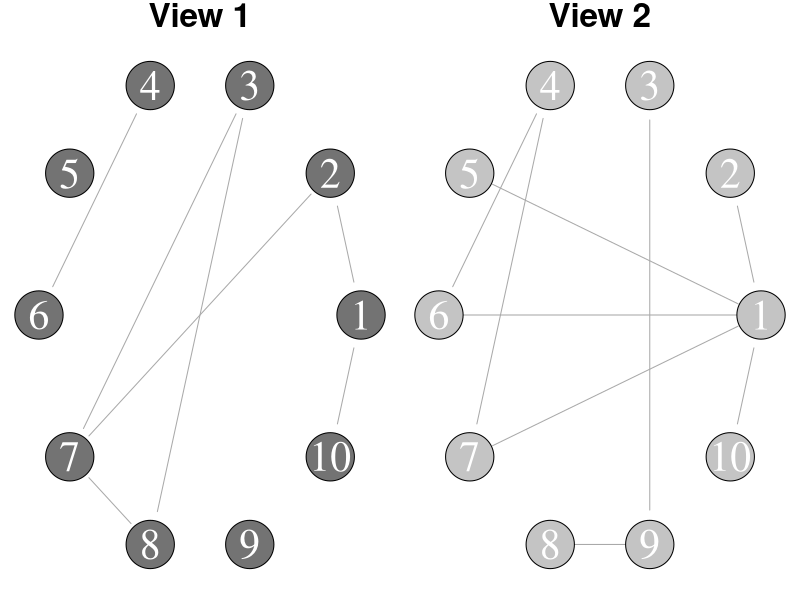
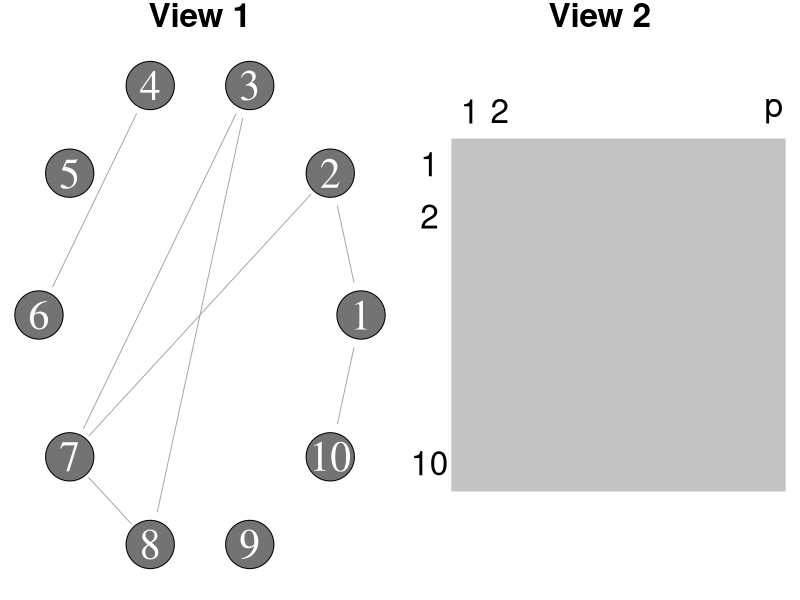

Here is the R script that generated these plots, in order:
library(igraph)

generate_memberships <- function(n, Pi) {
  stopifnot(Pi >= 0, abs(sum(Pi) - 1) < 1e-15)
  ii <- sample(length(Pi), n, replace = TRUE, prob = Pi)
  K1 <- nrow(Pi)
  K2 <- ncol(Pi)
  cpairs <- cbind(rep(1:K1, K2), rep(1:K2, each = K1))
  cpairs[ii, ]
}

# makes variable Pi for power curve according to Gao (2018)
make_Pi <- function(delta, K) { 
  return(delta * diag(K) / K + (1 - delta) * matrix(1, K, K) / K^2 )  
}

# makes B according to Amini (2013)
make_B <- function(beta, lambda, pi.vect, pop) { 
  K <- length(pi.vect)
  n <- length(pop)
  pop.mean <- mean(pop)
  
  # 1/beta times more likely to stay within community 
  B0 <- diag(1/beta - 1, K) + matrix(1, K, K)
  
  # Rescale to get overall expected network degree lambda
  B <- lambda*B0/((n-1)*c(t(pi.vect)%*%B0%*%pi.vect)*pop.mean^2)
  return(B)  
}

make_adjacency_matrix_dcsbm <- function(B, cl, pop) { 
  n <- length(cl)
  K <- nrow(B)  
  
  # n x n matrix with ijth entry = theta_i theta_j B_{Zi, Zj}
  Zmat <- matrix(0, n, K)
  Zmat[cbind(1:n, cl)] <- 1
  outer <- pop*Zmat
  probmat <- outer%*%B%*%t(outer)
  diag(probmat) <- 0
  
  # Generate Bernoulli upper triangle entries of adjacency matrix 
  upper.index <- which(upper.tri(probmat))
  upper.probs <- probmat[upper.index]
  upper.unif <- runif(n = length(upper.probs))
  upper.adj <- rep(0, length(upper.probs))
  upper.adj[upper.unif < upper.probs] <- 1
  
  # Generate adjacency matrix
  adj <- matrix(0, n, n)
  adj[upper.index] <- upper.adj
  adj <- adj + t(adj)
  diag(adj) <- 0
  
  return(adj)
}

set.seed(1)
n <- 10
K <- 2
lambda <- 2
beta <- 1/10
pi.vect <- rep(1/K, K)
pop1 <- rep(1, n)
pop2 <- rep(1, n)
B1 <- make_B(beta, lambda, pi.vect, pop1)
B2 <- make_B(beta, lambda, pi.vect, pop2)
Pi <- make_Pi(0.5, K)
cl <- generate_memberships(n, Pi)
adj1 <- make_adjacency_matrix_dcsbm(B1, cl[, 1], pop1)
adj2 <- make_adjacency_matrix_dcsbm(B2, cl[, 2], pop2)
net1 <- graph_from_adjacency_matrix(adj1, mode="undirected")
l1 <- layout_in_circle(net1)

pdf("Figure-1i.pdf", height=4, width=8)
par(mfrow=c(1,2)) 
par(mar=c(0,0,1.5,0))
plot.igraph(net1, vertex.color = "#737373", 
                  vertex.shape = "circle",
                  vertex.label.color="white", layout=l1,  asp=0, 
                  vertex.size=30, vertex.label.cex=2.5)
title("View 1", cex.main=2)
net2 <- graph_from_adjacency_matrix(adj2, mode="undirected")
l2 <- layout_in_circle(net2)
p2 <- plot.igraph(net2, vertex.color = "#C4C4C4", 
                  vertex.shape = "circle",
                  vertex.label.color="white", 
                  label.cex=3, layout=l2,  asp=0, 
                  vertex.size=30, vertex.label.cex=2.5)
title("View 2", cex.main=2)
dev.off()

pdf("Figure-1ii.pdf", height=4, width=8)
par(mfrow=c(1,2)) 
par(mar=c(0,0,1.5,0))
plot.igraph(net1, vertex.color = "#737373", 
                  vertex.shape = "circle",
                  vertex.label.color="white", layout=l1,  asp=0, 
                  vertex.size=30, vertex.label.cex=2.5)
title("View 1", cex.main=2)
plot(c(100, 200), c(300, 450), type= "n", xlab = "", ylab = "", axes=F)
rect(110, 325, 200, 425, density = NA, border = "#C4C4C4", col="#C4C4C4")
text(104, 418, c("1"), cex=2)
text(104, 403, c("2"), cex=2)
text(104, 333, c("10"), cex=2)
text(115, 433, c("1"), cex=2)
text(123, 433, c("2"), cex=2)
text(197, 433, c("p"), cex=2)
title("View 2", cex.main=2)
dev.off()